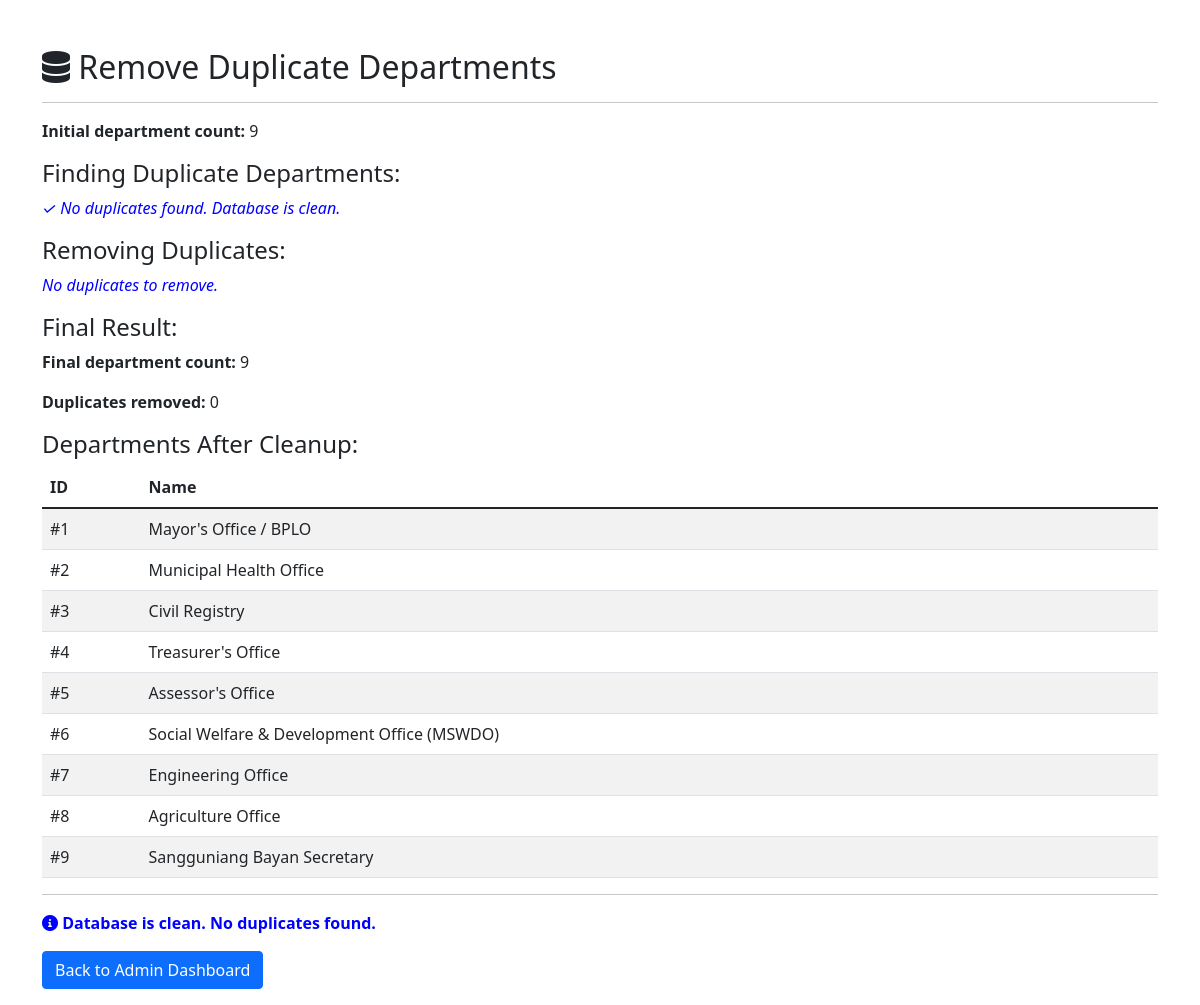
The app's page /cleanup_duplicate_departments.php with its own data.
### tables this page shows
CREATE TABLE departments (
    id INT AUTO_INCREMENT PRIMARY KEY,
    name VARCHAR(255) NOT NULL,
    description TEXT,
    icon_class VARCHAR(100)
);

### cleanup_duplicate_departments.php (the view, shortened to what this page needs)
<?php
$conn = getDBConnection();
echo "<!DOCTYPE html>
<html>
<head>
    <meta charset='UTF-8'>
    <meta name='viewport' content='width=device-width, initial-scale=1.0'>
    <title>Remove Duplicate Departments</title>
    <link href='https://cdn.jsdelivr.net/npm/bootstrap@5.1.3/dist/css/bootstrap.min.css' rel='stylesheet'>
    <link rel='stylesheet' href='https://cdnjs.cloudflare.com/ajax/libs/font-awesome/6.0.0/css/all.min.css'>
</head>
<body>
<div class='container mt-5'>
<h2><i class='fas fa-database'></i> Remove Duplicate Departments</h2>
<hr>";
$result = $conn->query("SELECT COUNT(*) as count FROM departments");
$initial_count = $result->fetch_assoc()['count'];
echo "<p><strong>Initial department count:</strong> $initial_count</p>";
echo "<h4>Finding Duplicate Departments:</h4>";
$result = $conn->query("
    SELECT name, COUNT(*) as duplicate_count, GROUP_CONCAT(id ORDER BY id) as ids
    FROM departments
    GROUP BY name
    HAVING COUNT(*) > 1
    ORDER BY duplicate_count DESC
");
$duplicates_found = $result->num_rows;
if ($duplicates_found == 0) {
    echo "<p><em style='color: blue;'>✓ No duplicates found. Database is clean.</em></p>";
}
echo "<h4>Removing Duplicates:</h4>";
if ($duplicates_found > 0) {
    $delete_query = "
        DELETE FROM departments
        WHERE id NOT IN (
            SELECT min_id FROM (
                SELECT MIN(id) as min_id FROM departments GROUP BY name
            ) AS subquery
        )
    ";
    if ($conn->query($delete_query)) {
        $rows_deleted = $conn->affected_rows;
        echo "<p style='color: green;'><strong>✓ Successfully removed $rows_deleted duplicate record(s)</strong></p>";
    } else {
        echo "<p style='color: red;'><strong>✗ Error removing duplicates: " . $conn->error . "</strong></p>";
    }
} else {
    echo "<p style='color: blue;'><em>No duplicates to remove.</em></p>";
}
$result = $conn->query("SELECT COUNT(*) as count FROM departments");
$final_count = $result->fetch_assoc()['count'];
echo "<h4>Final Result:</h4>";
echo "<p><strong>Final department count:</strong> $final_count</p>";
echo "<p><strong>Duplicates removed:</strong> " . ($initial_count - $final_count) . "</p>";
echo "<h4>Departments After Cleanup:</h4>";
$result = $conn->query("SELECT id, name FROM departments ORDER BY id");
echo "<table class='table table-striped'>";
echo "<thead><tr><th>ID</th><th>Name</th></tr></thead>";
echo "<tbody>";
while ($row = $result->fetch_assoc()) {
    echo "<tr>";
    echo "<td>#" . $row['id'] . "</td>";
    echo "<td>" . htmlspecialchars($row['name']) . "</td>";
    echo "</tr>";
}
echo "</tbody></table>";
echo "<hr>";
if ($initial_count - $final_count > 0) {
    echo "<p style='color: green;'><i class='fas fa-check-circle'></i> <strong>Database cleanup completed successfully!</strong></p>";
} else {
    echo "<p style='color: blue;'><i class='fas fa-info-circle'></i> <strong>Database is clean. No duplicates found.</strong></p>";
}
echo "<p><a href='admin_dashboard.php' class='btn btn-primary'>Back to Admin Dashboard</a></p>";
echo "</div>
</body>
</html>";
?>

### records on screen
departments: id "1", name "Mayor's Office / BPLO"
departments: id "2", name "Municipal Health Office"
departments: id "3", name "Civil Registry"
departments: id "4", name "Treasurer's Office"
departments: id "5", name "Assessor's Office"
departments: id "6", name "Social Welfare & Development Office (MSWDO)"
departments: id "7", name "Engineering Office"
departments: id "8", name "Agriculture Office"
departments: id "9", name "Sangguniang Bayan Secretary"

### other values on screen
$initial_count "9"
$final_count "9"
$initial_count - $final_count "0"
